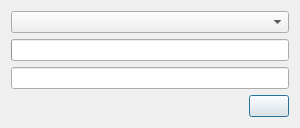
<?xml version="1.0" encoding="UTF-8"?>
<ui version="4.0">
 <class>UploadDialog</class>
 <widget class="QDialog" name="UploadDialog">
  <property name="geometry">
   <rect>
    <x>0</x>
    <y>0</y>
    <width>300</width>
    <height>100</height>
   </rect>
  </property>
  <property name="windowTitle">
   <string>Upload</string>
  </property>
  <layout class="QVBoxLayout" name="verticalLayout">
   <item>
    <widget class="QComboBox" name="providerComboBox"/>
   </item>
   <item>
    <widget class="QProgressBar" name="progressBar">
     <property name="enabled">
      <bool>true</bool>
     </property>
    </widget>
   </item>
   <item>
    <layout class="QHBoxLayout" name="horizontalLayout_2">
     <item>
      <widget class="QLineEdit" name="linkLineEdit"/>
     </item>
    </layout>
   </item>
   <item>
    <spacer name="verticalSpacer">
     <property name="orientation">
      <enum>Qt::Vertical</enum>
     </property>
     <property name="sizeHint" stdset="0">
      <size>
       <width>20</width>
       <height>40</height>
      </size>
     </property>
    </spacer>
   </item>
   <item>
    <layout class="QHBoxLayout" name="horizontalLayout">
     <item>
      <spacer name="horizontalSpacer">
       <property name="orientation">
        <enum>Qt::Horizontal</enum>
       </property>
       <property name="sizeHint" stdset="0">
        <size>
         <width>40</width>
         <height>20</height>
        </size>
       </property>
      </spacer>
     </item>
     <item>
      <widget class="QPushButton" name="actionButton">
       <property name="text">
        <string/>
       </property>
      </widget>
     </item>
    </layout>
   </item>
  </layout>
 </widget>
 <resources/>
 <connections/>
</ui>
